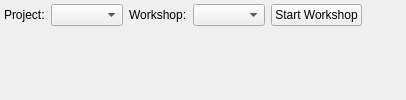
<?xml version="1.0" encoding="UTF-8"?>
<ui version="4.0">
 <class>WorkshopTerminalToolView</class>
 <widget class="QWidget" name="WorkshopTerminalToolView">
  <layout class="QVBoxLayout" name="mainLayout">
   <property name="leftMargin">
    <number>0</number>
   </property>
   <property name="topMargin">
    <number>0</number>
   </property>
   <property name="rightMargin">
    <number>0</number>
   </property>
   <property name="bottomMargin">
    <number>0</number>
   </property>
   <item>
    <layout class="QHBoxLayout" name="headerLayout">
     <property name="leftMargin">
      <number>4</number>
     </property>
     <property name="topMargin">
      <number>4</number>
     </property>
     <property name="rightMargin">
      <number>4</number>
     </property>
     <property name="bottomMargin">
      <number>4</number>
     </property>
     <item>
      <widget class="QLabel" name="projectLabel">
       <property name="text">
        <string>Project:</string>
       </property>
      </widget>
     </item>
     <item>
      <widget class="QComboBox" name="projectCombo"/>
     </item>
     <item>
      <widget class="QLabel" name="workshopLabel">
       <property name="text">
        <string>Workshop:</string>
       </property>
      </widget>
     </item>
     <item>
      <widget class="QComboBox" name="workshopCombo"/>
     </item>
     <item>
      <widget class="QPushButton" name="startButton">
       <property name="text">
        <string>Start Workshop</string>
       </property>
       <property name="visible">
        <bool>false</bool>
       </property>
      </widget>
     </item>
     <item>
      <spacer name="headerSpacer">
       <property name="orientation">
        <enum>Qt::Horizontal</enum>
       </property>
       <property name="sizeHint" stdset="0">
        <size>
         <width>40</width>
         <height>20</height>
        </size>
       </property>
      </spacer>
     </item>
    </layout>
   </item>
   <item>
    <widget class="QWidget" name="terminalContainer">
     <layout class="QVBoxLayout" name="terminalLayout">
      <property name="leftMargin">
       <number>0</number>
      </property>
      <property name="topMargin">
       <number>0</number>
      </property>
      <property name="rightMargin">
       <number>0</number>
      </property>
      <property name="bottomMargin">
       <number>0</number>
      </property>
      <item>
       <widget class="QLabel" name="statusMessageLabel">
        <property name="text">
         <string/>
        </property>
        <property name="alignment">
         <set>Qt::AlignCenter</set>
        </property>
        <property name="textFormat">
         <enum>Qt::RichText</enum>
        </property>
       </widget>
      </item>
     </layout>
    </widget>
   </item>
  </layout>
 </widget>
 <resources/>
 <connections/>
</ui>
